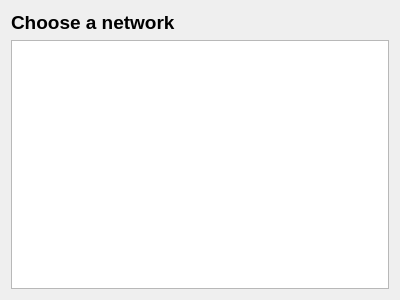
<?xml version="1.0" encoding="UTF-8"?>
<ui version="4.0">
 <class>Network</class>
 <widget class="QWidget" name="Network">
  <property name="geometry">
   <rect>
    <x>0</x>
    <y>0</y>
    <width>400</width>
    <height>300</height>
   </rect>
  </property>
  <property name="windowTitle">
   <string>Form</string>
  </property>
  <layout class="QVBoxLayout" name="verticalLayout">
   <item>
    <widget class="QLabel" name="label">
     <property name="text">
      <string>&lt;html&gt;&lt;head/&gt;&lt;body&gt;&lt;p&gt;&lt;span style=&quot; font-size:14pt; font-weight:600;&quot;&gt;Choose a network&lt;/span&gt;&lt;/p&gt;&lt;/body&gt;&lt;/html&gt;</string>
     </property>
    </widget>
   </item>
   <item>
    <widget class="QListView" name="networks"/>
   </item>
  </layout>
 </widget>
 <resources/>
 <connections/>
</ui>
